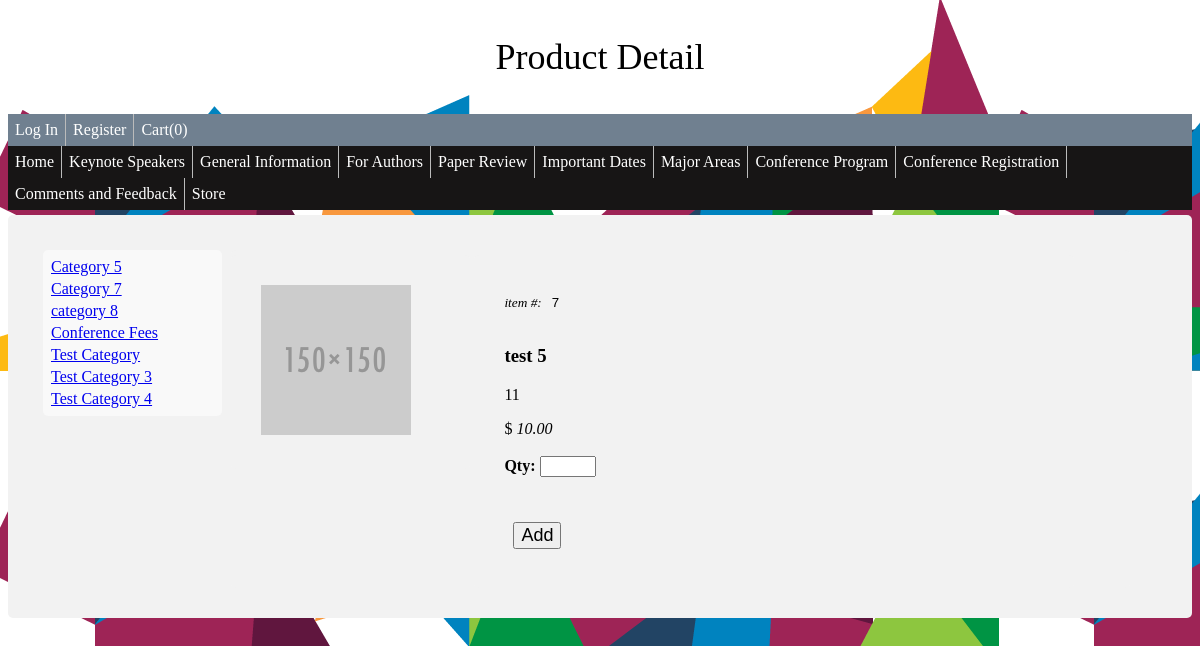
Page /store/?action=product_detail&product_id=7 on the committed database.
### tables this page shows
CREATE TABLE IF NOT EXISTS `wa_product_categories` (
  `ID` int(11) NOT NULL AUTO_INCREMENT,
  `CATEGORY_NAME` varchar(20) NOT NULL,
  PRIMARY KEY (`ID`),
  UNIQUE KEY `CATEGORY_NAME` (`CATEGORY_NAME`)
);

CREATE TABLE IF NOT EXISTS `wa_products` (
  `ID` int(11) NOT NULL AUTO_INCREMENT,
  `CATEGORY` int(11) NOT NULL,
  `NAME` varchar(20) NOT NULL,
  `DESCRIPTION` varchar(256) NOT NULL,
  `PRICE` float NOT NULL,
  `IMG_NAME` varchar(255) NOT NULL,
  PRIMARY KEY (`ID`),
  UNIQUE KEY `PROD_CAT_NAME` (`CATEGORY`,`NAME`) COMMENT 'Prevent two products with same name and category',
  KEY `CATEGORY` (`CATEGORY`)
);

### models/ProdCatModel.php (called while the page is built, shortened)
<?php
class ProdCatModel {
    private $pdo;
    private $table = 'wa_product_categories';
    public function __construct($inPdo) {
        if ($inPdo instanceof PDO) {
            $this->pdo = $inPdo;
        } else {
            die("Object Type Error");
        }
    }
    public function getList() {
        $stmt = $this->pdo->prepare("SELECT * FROM $this->table");
        $stmt->execute();
        $cats = $stmt->fetchAll();
        return $cats;
    }
}
?>

### models/ProdModel.php (called while the page is built, shortened)
<?php
class ProdModel {
    private $pdo;
    private $table = 'wa_products';
    public function __construct($inPdo) {
        if ($inPdo instanceof PDO) {
            $this->pdo = $inPdo;
        } else {
            die("Object Type Error");
        }
    }
    public function getProductByID($id) {
        $stmt = $this->pdo->prepare("SELECT * FROM $this->table WHERE ID = :id");
        $stmt->bindParam(':id', $id);
        $stmt->execute();
        $product = $stmt->fetch();
        return $product;
    }
}
?>

### public_html/store/product_detail.php (the view, shortened to what this page needs)
<!doctype html>
<html>
    <head>
        <link rel="stylesheet" type="text/css" href="../css/styles.css">
    </head>
    <body background="../images/2015_AIGA-Design-Month_Website-Footer.png">
        <p style="text-align: center; font-size: 36px;">Product Detail</p>
        <?php include '../home/menu.php'; ?>
        <div>
            <div class="category_list">
                <table>
                    <?php
                    foreach ($categories as $cat) {
                        echo '<tr><td><a href=.?category_id=' . $cat['ID'] . '>' . $cat['CATEGORY_NAME'] . '</a></td></tr>';
                    }
                    ?>
                </table>
            </div>
            <div class="product_detail">
                <div class="product_img">
                    <?php
                    if ($product['IMG_NAME'] == '') {
                        $html = '<img src="../product_images/default.png"/><br>';
                    } else {
                        $html = '<img src="../product_images/' . $product['IMG_NAME'] . '"/><br>';
                    }
                    echo $html;
                    ?>
                </div>
                <div class="product_text">
                    <form name="productDetailForm" action="." method="post">
                        <?php
                        echo '<i><small>item #:</small></i><input type="text" name="product_id" readonly value=' . $product['ID'] . '>';
                        echo '<h3>' . $product['NAME'] . '</h3>';
                        echo '<p>' . $product['DESCRIPTION'] . '</p>';
                        echo '$ <i>' . number_format($product['PRICE'], 2) . '</i><br><br>';
                        ?>
                        <b>Qty: </b> <input name="qty" type="number" min="0" max="10" step="1"><br><br><br>
                        <input type="submit" name ="action" value="Add">
                    </form>
                </div>
            </div>
    </body>
</html>

### public_html/css/styles.css (style rules this page uses)
div { border-radius: 5px; background-color: #f2f2f2; padding: 30px; margin-top: 5px; }
ul { list-style-type: none; margin: 0; padding: 0; overflow: hidden; background-color: #171515; }
li { float: left; border-right:1px solid #bbb; padding: 0px; }
li:last-child { border-right: none; }
li a { display: block; color: white; text-align: center; padding: 14px 16px; text-decoration: none; margin: 0px; }
li a, .dropbtn { display: inline-block; color: white; text-align: center; padding: 7px; text-decoration: none; }
li.dropdown { display: inline-block; }
input[type = text] { margin-bottom: 0.5em; width: 15em; }
input[type = submit] { margin: 0.5em; font-size: large; }

### public_html/store/product_detail.php (style rules this page uses)
.category_list { display: inline-block; width: 15%; background-color: #f9f9f9; margin: 5px; padding:5px; vertical-align: top; }
.product_list, .product_detail { display: inline-block; width: 80%; padding:0px; vertical-align: top; }
.product_img { display: inline-block; width: 20%; vertical-align: top; }
.product_text { display: inline-block; width: 60%; vertical-align: top; }
img { width:150px; }
input[type=text] { padding: 10px; border-style: none; border-width: 0px; background-color: #f2f2f2; }

### rows in the picture
wa_product_categories: CATEGORY_NAME "Category 5"
wa_product_categories: CATEGORY_NAME "Category 7"
wa_product_categories: CATEGORY_NAME "category 8"
wa_product_categories: CATEGORY_NAME "Conference Fees"
wa_product_categories: CATEGORY_NAME "Test Category"
wa_product_categories: CATEGORY_NAME "Test Category 3"
wa_product_categories: CATEGORY_NAME "Test Category 4"
wa_products: IMG_NAME (placeholder picture), product_id "7", NAME "test 5", DESCRIPTION "11", PRICE "10.00"

### other values in the picture
$ttlQty "0"
